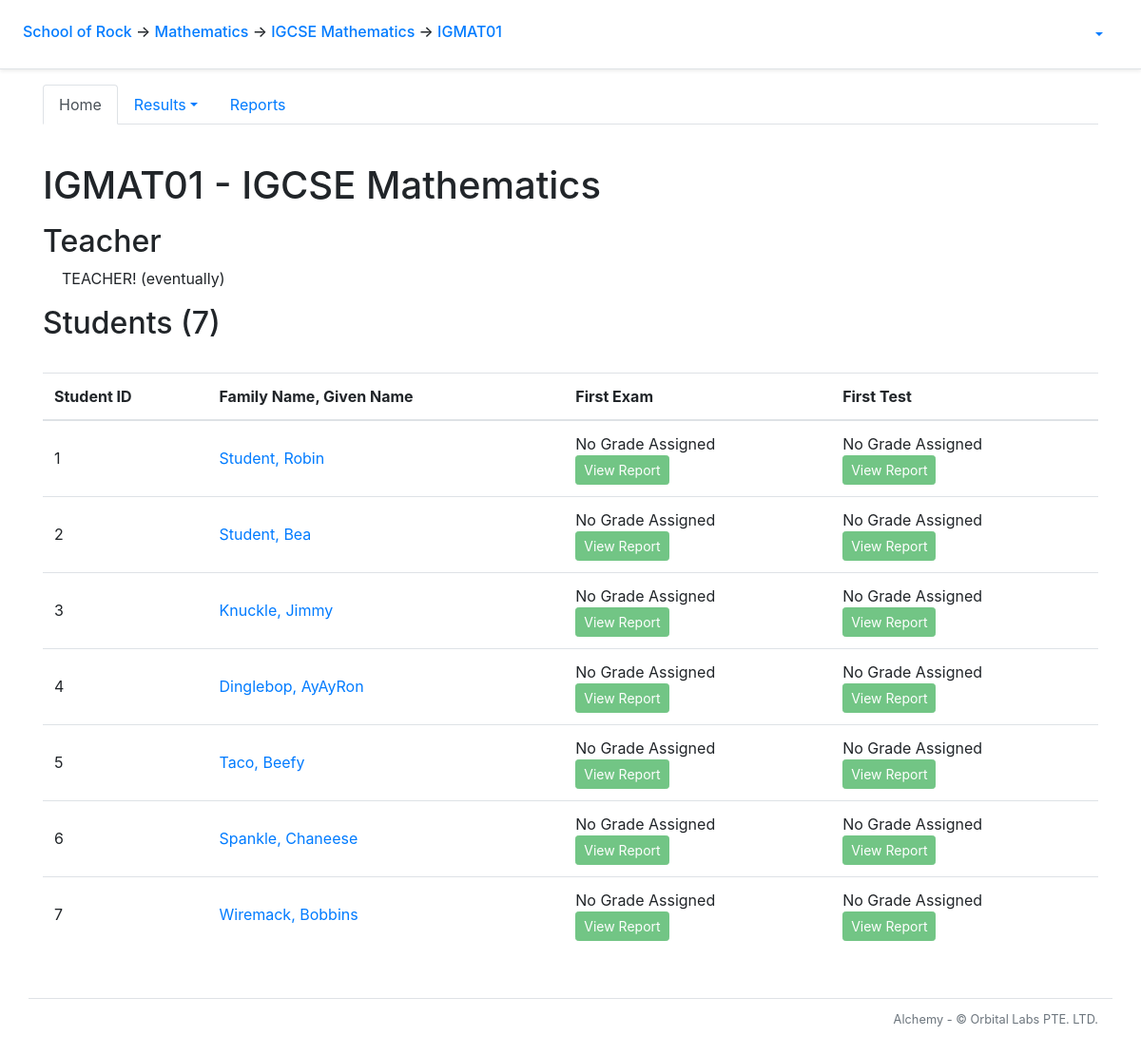
Screenshot of /course/2/clazz/3/ with the database file from the repository.
### alchemy/models.py (models this page shows, shortened)
class School(db.Model):
    __tablename__ = 'school'
    id = db.Column(db.Integer, primary_key=True)
    name = db.Column(db.String(50))
    departments = db.relationship('Department', backref='school')
    snapshots = db.relationship('Snapshot', backref='school')

class Department(db.Model):
    __tablename__ = 'department'
    id = db.Column(db.Integer, primary_key=True)
    name = db.Column(db.String(50))
    school_id = db.Column(db.Integer, db.ForeignKey('school.id'))
    courses = db.relationship('Course', backref='department')

class Course(db.Model):
    __tablename__ = 'course'
    id = db.Column(db.Integer, primary_key=True)
    name = db.Column(db.String(20), nullable=False)
    department_id = db.Column(db.Integer, db.ForeignKey('department.id'))
    questions = db.relationship('Question', backref = 'q_course')
    tags = db.relationship('Tag', backref='tag_course')
    clazzes = db.relationship('Clazz', backref='course')
    papers = db.relationship('Paper', backref='course')
    grade_levels = db.relationship('GradeLevel', backref='grade_levels')
    assessment_categories = db.relationship('AssessmentCategory', backref='assessment_categories')
    checkpoints = db.relationship('Checkpoint', backref='course')

class Clazz(db.Model):
    __tablename__ = 'clazz'
    id = db.Column(db.Integer, primary_key=True)
    code = db.Column(db.String(20), nullable=False)
    course_id = db.Column(db.Integer, db.ForeignKey('course.id'))
    students = db.relationship('Student', secondary=clazzes_students, back_populates='clazzes',
        order_by='Student.id')

class Paper(db.Model):
    __tablename__ = 'paper'
    id = db.Column(db.Integer, primary_key=True)
    title = db.Column(db.String(50), nullable=False)
    scores = db.relationship('Score', backref='paper')
    paper_questions = db.relationship('PaperQuestion',
            order_by='PaperQuestion.order_number',
            collection_class=ordering_list('order_number', count_from=1))
    course_id = db.Column(db.Integer, db.ForeignKey('course.id'))
    category_id = db.Column(db.Integer, db.ForeignKey('assessment_category.id'), nullable=False)
    category = db.relationship('AssessmentCategory', back_populates='papers')
    checkpoints = db.relationship('Checkpoint', secondary=checkpoints_papers, back_populates='papers')
    @sqlalchemy.orm.reconstructor
    def __paper_construct__(self):
        self.build_profile()
    def build_profile(self):
        self.profile = paper_profile.PaperProfile()
        self.profile.total_questions = len(self.paper_questions)
        tag_list = []
        if self.profile.total_mc_questions > 0:
            self.profile.has_mc_questions = True
        if self.profile.total_points != 0:
            self.profile.mcq_points_norm_ratio = round(self.profile.total_mc_points/self.profile.total_points*100, 1)
            self.profile.oaq_points_norm_ratio = round(self.profile.total_oa_points/self.profile.total_points*100, 1)
        for tag in tag_list:
            new_tag_profile = paper_profile.build_tag_profile(self, tag)
            new_tag_profile.calculate_q_percentage(self.profile)
            new_tag_profile.calculate_p_percentage(self.profile)
            self.profile.tag_profile_list.append(new_tag_profile)

class Student(db.Model):
    __tablename__ = 'student'
    id = db.Column(db.Integer, primary_key=True)
    aws_id = db.Column(db.Integer, db.ForeignKey('aws_user.id'))
    aws_user = db.relationship('AwsUser')
    clazzes = db.relationship('Clazz', secondary=clazzes_students, back_populates='students')
    scores = db.relationship('Score', backref='student')

class AwsUser(db.Model):
    __tablename__ = 'aws_user'
    id = db.Column(db.Integer, primary_key=True)
    sub = db.Column(db.String(64), unique=True) # UUID string
    username = db.Column(db.String(64), nullable=False)
    group = db.Column(db.String(64), nullable=False) # Would we support multiple groups per user?
    email = db.Column(db.String(64))
    given_name = db.Column(db.String(32))
    family_name = db.Column(db.String(32))
    USER_ATTRIBUTES = ('given_name', 'family_name', 'email')

### alchemy/views/clazz.py (the view)
@bp_clazz.route('/')
@auth_manager.require_group
def index():
    student_course_profiles = data_manager.make_student_course_profiles(g.course, g.clazz.students)
    return flask.render_template('course/clazz/index.html', profiles = student_course_profiles)

### alchemy/auth_manager.py (called while the page is built)
def auth_enabled():
    return False

def require_group(func):
    @functools.wraps(func)
    def deco(*args, **kwargs):
        if not auth_enabled():
            g.current_user = None
        elif flask_jwt_extended.verify_jwt_in_request(optional=True):
            g.current_user = flask_jwt_extended.get_current_user()
        else:
            flask.abort(401)
        return func(*args, **kwargs)
    return deco

### alchemy/reports/data_manager.py (called while the page is built, shortened)
def total_score(score_list):
    return sum(score.value for score in score_list if score.value)

def make_student_course_profiles(course, student_list):
    student_profiles = []
    for student in student_list:
        course_profile = StudentCourseProfile(student, course)
        student_profiles.append(course_profile)
    return student_profiles

    def build_self(self, student, course):
        for paper in course.papers:
            paper_score_tally = PaperScoreTally.from_student(student, paper)
            self.paper_score_tallies.append(paper_score_tally)
        for checkpoint in course.checkpoints:
            checkpoint_tally = checkpoint_data_manager.StudentCheckpointTally(student, checkpoint)
            self.checkpoint_tallies.append(checkpoint_tally)

    def build_self(self):
        if len(self.paper.paper_questions) == 0:
            self.percent_total = None
            self.grade = None
        else:
            self.percent_total = calc_percentage(self.raw_total, self.paper_total)
            self.grade = determine_grade(self.percent_total, self.paper.course)

    @staticmethod
    def from_student(student, paper):
        known_scores = db.session.query(models.Score
            ).filter(models.PaperQuestion.question_id == models.Score.question_id,
                     models.PaperQuestion.paper_id == models.Score.paper_id
            ).filter_by(student_id = student.id, paper_id = paper.id
            ).order_by(models.PaperQuestion.order_number
            ).all()
        paper_questions = models.PaperQuestion.query.filter_by(paper_id = paper.id
            ).order_by(models.PaperQuestion.order_number
            ).all()
        scores = []
        paper_score_tally = PaperScoreTally(student, paper, total_score(scores))
        paper_score_tally.scores = scores
        return paper_score_tally

    def has_all_scores(self):
        for score in self.scores:
            if score == None or score.value == None:
                return False
            else:
                return True

### alchemy/templates/course/clazz/index.html
{% extends "course/clazz/layout.html" %}
{% block clazz_tab_content %}
<main role="main">
  <h1 class="my-3">{{ g.clazz.code }} - {{ g.course.name }}</h1>
  <h2>Teacher</h2>
    <p style='margin-left:20px'>TEACHER! (eventually)</p>
  <h2>Students ({{ g.clazz.students | length }})</h2>
  <br>
  <table class="table table-hover">
    <thead>
      <th>Student ID</th>
      <th>Family Name, Given Name</th>
      {% for paper in g.course.papers %}
        <th>{{ paper.title }}</th>
      {% endfor %}
    </thead>
    {% for profile in profiles %}
      <tr>
        <td class="align-middle">{{ profile.student.id }}</td>
        <td class="align-middle"><a href ="{{ url_for('student.index', student_id = profile.student.id)}}">{{ profile.student.aws_user.family_name }}, {{ profile.student.aws_user.given_name }}</td>
        {% for paper_score_tally in profile.paper_score_tallies %}
          {% if paper_score_tally.has_all_scores() %}
            <td>{{ paper_score_tally.percent_total }}% | {{ paper_score_tally.grade }}  <br><a class="btn btn-success btn-sm" target="_blank" href="{{ url_for('student.paper_report', paper_id = paper_score_tally.paper.id, student_id = profile.student.id, clazz_id = g.clazz.id, section_selection_string_get = g.student_paper_report_sections_string ) }}" >View Report</a></td>
          {% else %}
            <td>No Grade Assigned<br><a class="btn btn-success btn-sm disabled">View Report</a>
            </td>
          {% endif %}
        {% endfor %}
      </tr>
    {% endfor %}
  </table>
</main>
{% endblock clazz_tab_content %}

### alchemy/templates/course/clazz/layout.html (shortened to what this page needs)
{% include "layout_start.html" %}
<div class="container">
  <ul class="nav nav-tabs">
    <li class="nav-item">
      <a class="nav-link {{ 'active' if request.endpoint == 'course.clazz.index' }}" href="{{ url_for('course.clazz.index', clazz_id = g.clazz.id) }}">Home</a>
    </li>
    <li class="nav-item dropdown">
      <a class="nav-link dropdown-toggle" data-toggle="dropdown" href="#" role="button" aria-haspopup="true" aria-expanded="false">Results</a>
    </li>
    <li class="nav-item">
      <a class="nav-link {{ 'active' if request.endpoint == 'course.clazz.view_reports' }}" href="{{ url_for('course.clazz.view_reports', clazz_id = g.clazz.id) }}">Reports</a>
    </li>
  </ul>
  <br>
  {% block clazz_tab_content %}
  {% endblock clazz_tab_content %}
</div>
{% include "layout_end.html" %}

### alchemy/templates/layout_start.html (shortened to what this page needs)
<!doctype html>
<html lang="en">
  <head>
      <link rel="stylesheet" href="https://stackpath.bootstrapcdn.com/bootstrap/4.5.0/css/bootstrap.min.css">
      <link rel="stylesheet" type="text/css" href="{{ url_for('static', filename='card-body.css') }}">
    </head>
    <body>
      <div class="p-3 px-md-4 mb-3 bg-white border-bottom shadow-sm">
        <div class="row justify-content-md-center">
          <div class="col d-flex align-items-baseline">
            <h6 class="mt-2 mr-3">
              {% if g.school %}
                <a href = "{{ url_for('school.index', school_id = g.school.id)}}">{{ g.school.name }}</a>
              {% else %}
                <b style="text-align: center;">Welcome to...</b>
              {% endif %}
              {% if g.department %}
                <span>&#8594;</span><a href = "{{ url_for('department.index', department_id = g.department.id) }}"> {{ g.department.name }}</a>
              {% endif %}
              {% if g.course %}
                <span>&#8594;</span><a href = "{{ url_for('course.index', course_id = g.course.id) }}"> {{ g.course.name }}</a>
              {% endif %}
              {% if g.clazz %}
                <span>&#8594;</span><a href = "{{ url_for('course.clazz.index', clazz_id = g.clazz.id) }}"> {{ g.clazz.code }}</a>
              {% endif %}
            </h6>
          </div>
          <div class="col-md-auto d-flex align-items-baseline">
            {% if 'current_user' in g %}
            <ul class="nav nav-pills">
              <li class="nav-item dropdown">
                <a class="nav-link dropdown-toggle" data-toggle="dropdown" href="#" role="button" aria-haspopup="true" aria-expanded="false">{{ g.current_user.username }}</a>
              </li>
            </ul>
            {% endif %}
          </div>
        </div>
      </div>

### alchemy/templates/layout_end.html (shortened to what this page needs)
    <footer class="pt-2 my-5 border-top container text-right">
        <small class="text-muted">Alchemy - &copy; Orbital Labs PTE. LTD.</small>
    </footer>
  </body>
</html>

### rows the page displays
School: school.name "School of Rock"
Department: department.name "Mathematics"
Course: course.name "IGCSE Mathematics"
Clazz: clazz.code "IGMAT01"
Paper: title "First Exam"
Paper: title "First Test"
Student: student.id "1"
AwsUser: student.aws_user.family_name "Student", student.aws_user.given_name "Robin"
Student: student.id "2"
AwsUser: student.aws_user.family_name "Student", student.aws_user.given_name "Bea"
Student: student.id "3"
AwsUser: student.aws_user.family_name "Knuckle", student.aws_user.given_name "Jimmy"
Student: student.id "4"
AwsUser: student.aws_user.family_name "Dinglebop", student.aws_user.given_name "AyAyRon"
Student: student.id "5"
AwsUser: student.aws_user.family_name "Taco", student.aws_user.given_name "Beefy"
Student: student.id "6"
AwsUser: student.aws_user.family_name "Spankle", student.aws_user.given_name "Chaneese"
Student: student.id "7"
AwsUser: student.aws_user.family_name "Wiremack", student.aws_user.given_name "Bobbins"

### other values shown
{{ g.clazz.students | length }} "7"
